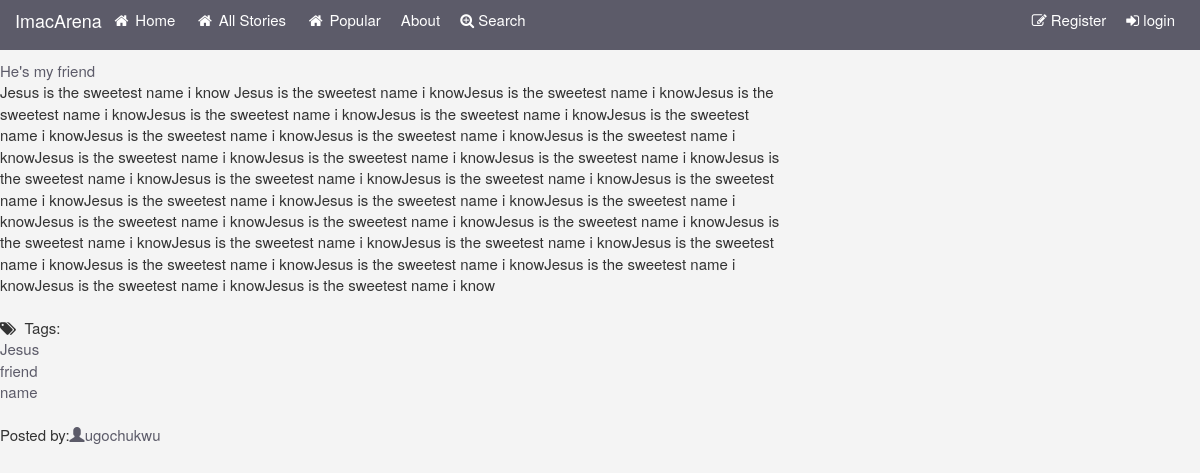
Screenshot of /tag/Jesus/ with the database file from the repository.
### jplaceapp/models.py (models this page shows, shortened)
class Testimonies(models.Model):
    title = models.CharField(max_length=200)
    image = models.FileField(null=True,blank=True)
    user = models.ForeignKey(User)
    testimonies = models.ForeignKey(MyTestimony)
    likes = models.PositiveIntegerField(default=0)
    updated = models.DateTimeField(auto_now=True, auto_now_add=False)
    timestamp = models.DateTimeField(auto_now=False, auto_now_add=True)

class MyTestimony(models.Model):
    testimony = models.TextField(unique=True)
    def __str__(self):
        return self.testimony

class Tag(models.Model):
    name = models.CharField(max_length=64, unique=True)
    testimony = models.ManyToManyField(Testimonies)

### jplaceapp/views.py (the view)
# urls.py: url(r'^tag/([^\s]+)/$','jplaceapp.views.tag_page', name='tag_page'),
def tag_page(request, tag_name):
    tag = get_object_or_404(Tag, name=tag_name)
    testimony = tag.testimony.order_by('-id')
    context = {
        'testimony': testimony,
        'tag_name': tag_name,
        'show_tags': True,
        'show_user': True,
    }
    return render(request, 'tag_page.html', context)

### templates/tag_page.html (shortened to what this page needs)
{% extends "base.html" %}
{% block content %}
{% include "testimony_list.html" %}
{% endblock %}

### templates/testimony_list.html (shortened to what this page needs)
{% if testimony %}
<ul class="testimony">
    {% for obj in testimony %}
    <li> <a href="{{ obj.testimonies.testimony | escape }}" class="title">{{ obj.title | escape  }}</a><br />
        <div class="row">
            <div class="col-md-8">
                {{ obj.testimonies | escape  }}
            </div>
        </div>
                 <br />
        {% if show_tags %}
            <i class="fa fa-tags" aria-hidden="true"></i>&nbsp; Tags:
            {% if obj.tag_set.all %}
            <ul class="tags">
                {% for tag in obj.tag_set.all %}
                <li><a href="/tag/{{ tag.name | urlencode  }}/">{{ tag.name | escape }}</a></li>
            {% endfor %}
            </ul>
            {% else %}
            None.
            {% endif %}<br />
        {% endif %}
        {% if show_user %}
            Posted by:<a href="/user/{{ obj.user.username }}/" class="username"><span class="glyphicon glyphicon-user"></span>{{ obj.user.username }}</a>
        {% endif %}
     </li>
    {% endfor %}
    </ul>
{% else %}
    <p>No testimony found.</p>
{% endif %}

### static/our_static/css/custom.css (style rules this page uses)
body { padding-top: 60px; background:#f4f4f4; font-size:15px; }
a { color:#5c5b69 }
ul { padding:0; margin:0; list-style:none; }

### rows the page displays
Testimonies: title "He's my friend", testimonies "Jesus is the sweetest name i know Jesus is the sweetest name i knowJesus is the sweetest name i knowJesus is the sweetest name i knowJesus is the sweetest name i knowJesus is the sweetest name i knowJesus is the sweetest name i knowJesus is the sweetest name i knowJesus is the sweetest name i knowJesus is the sweetest name i knowJesus is the sweetest name i knowJesus is the sweetest name i knowJesus is the sweetest name i knowJesus is the sweetest name i knowJesus is the sweetest name i knowJesus is the sweetest name i knowJesus is the sweetest name i knowJesus is the sweetest name i knowJesus is the sweetest name i knowJesus is the sweetest name i knowJesus is the sweetest name i knowJesus…", user.username "ugochukwu"
Tag: name "Jesus"
Tag: name "friend"
Tag: name "name"
